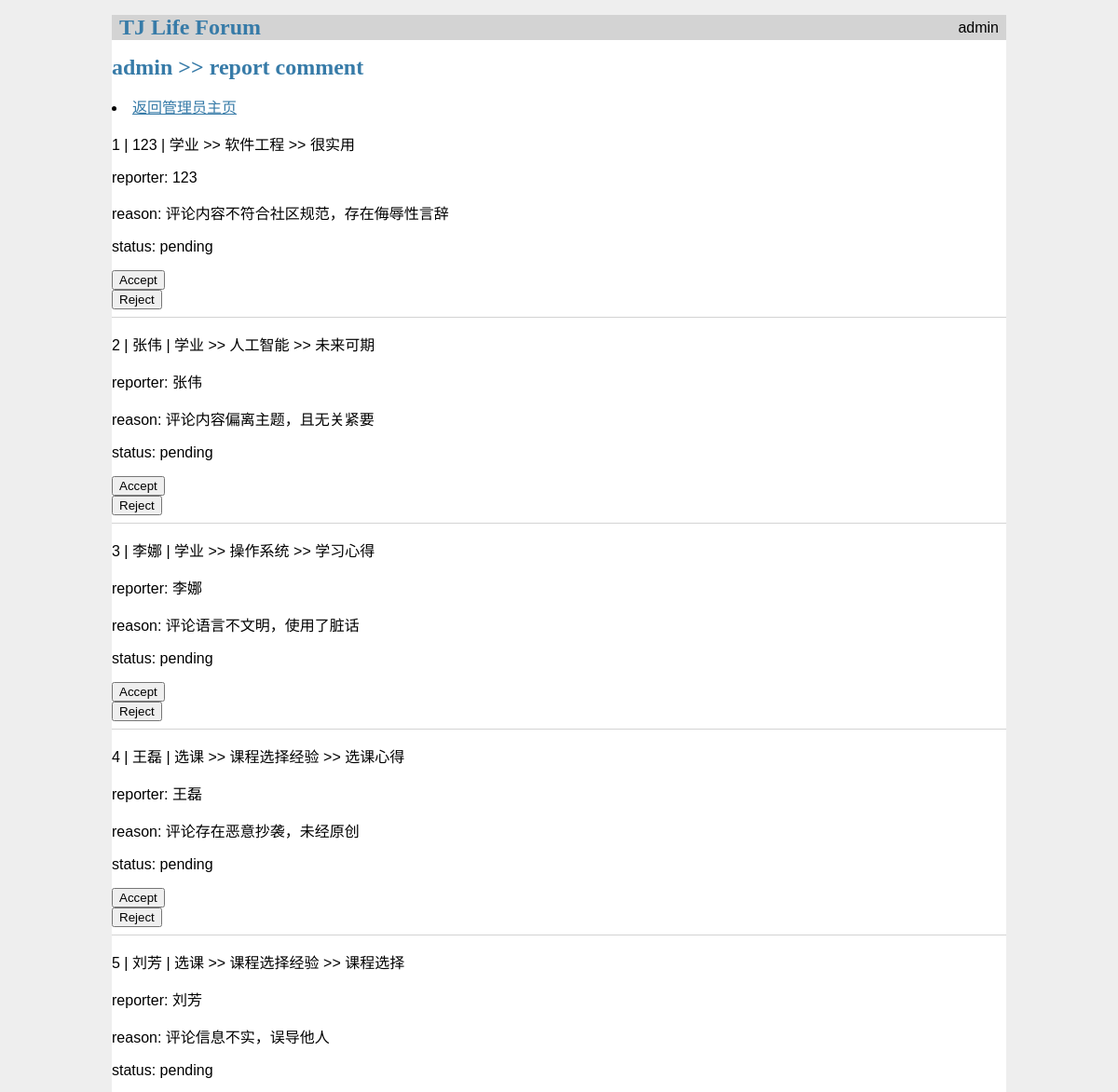
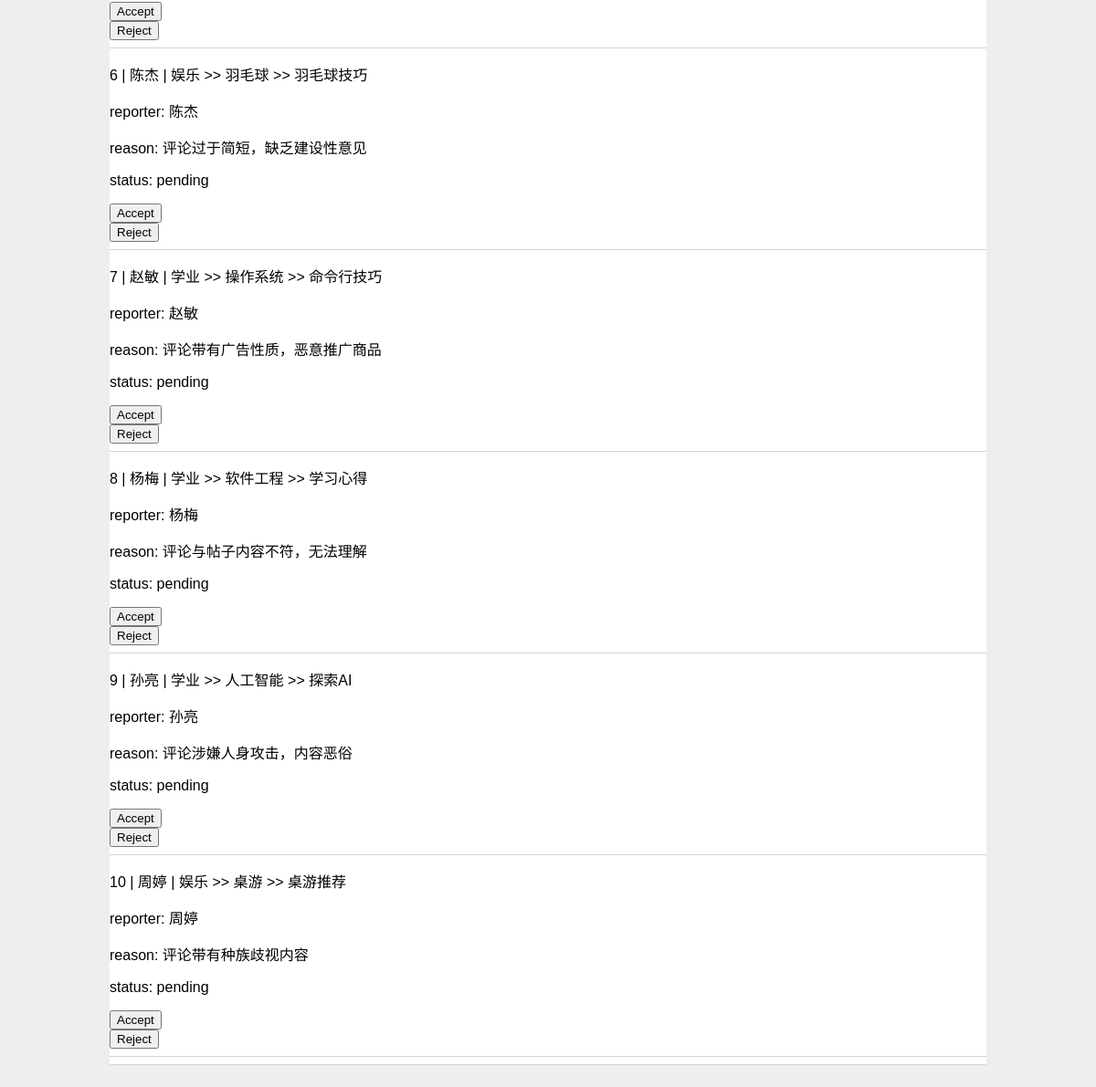
The page /admin/report_comment on the database its author committed (2 pictures, top to bottom).
### tables this page shows
CREATE TABLE report_comment(
    report_id INTEGER PRIMARY KEY AUTOINCREMENT ,
    user_id INTEGER NOT NULL ,
    comment_id INTEGER NOT NULL,
    reason TEXT NOT NULL,
    created TIMESTAMP NOT NULL DEFAULT CURRENT_TIMESTAMP,
    report_status INTEGER DEFAULT 0,       -- ENUM(0:pending, 1:accept, 2:reject, 3:error)
    FOREIGN KEY (user_id) REFERENCES user (id),
    FOREIGN KEY (comment_id) REFERENCES comment(comment_id)
);

CREATE TABLE user (
    id INTEGER PRIMARY KEY AUTOINCREMENT,
    username VARCHAR(50) UNIQUE NOT NULL,
    email VARCHAR(100) UNIQUE NOT NULL,
    password VARCHAR(50) NOT NULL,
    introduction TEXT DEFAULT '这个人很神秘~',
    user_status INTEGER DEFAULT 0,       -- ENUM(0:active, 1:inactive)
    is_verified INTEGER DEFAULT 0,
    avatar TEXT
);

CREATE TABLE forums (
    forum_id INTEGER PRIMARY KEY AUTOINCREMENT,
    forum_name VARCHAR(100) NOT NULL,
    description TEXT,
    created_at TIMESTAMP NOT NULL DEFAULT CURRENT_TIMESTAMP
);

CREATE TABLE topic (
    topic_id INTEGER PRIMARY KEY AUTOINCREMENT ,
    topic_name VARCHAR(100) NOT NULL ,
    forum_id INTEGER NOT NULL ,
    description TEXT,
    FOREIGN KEY (forum_id) REFERENCES forums(forum_id)
);

CREATE TABLE comment (
    comment_id INTEGER PRIMARY KEY AUTOINCREMENT,
    entry_id INTEGER NOT NULL,
    user_id INTEGER NOT NULL,
    rate INTEGER NOT NULL,
    title TEXT NOT NULL,
    body TEXT NOT NULL,
    comment_status INTEGER DEFAULT 0,   --ENUM(0:active, 1:inactive)
    created TIMESTAMP NOT NULL DEFAULT CURRENT_TIMESTAMP,
    FOREIGN KEY (entry_id) REFERENCES entry(entry_id),
    FOREIGN KEY (user_id) REFERENCES user (id)
);

### flaskr/admin.py (the view)
@bp.route('/report_comment', methods=['GET', 'POST'])
def report_comment():
    db = get_db()
    reports = db.execute(
        ' SELECT * '
        ' FROM report_comment r '
        ' JOIN user u ON u.id = r.user_id '
        ' JOIN comment c ON c.comment_id = r.comment_id '
        ' JOIN entry e ON e.entry_id = c.entry_id '
        ' JOIN topic t ON t.topic_id = e.topic_id '
        ' JOIN forums f ON f.forum_id = t.forum_id '
    ).fetchall()
    return render_template('admin/report_comment.html', reports=reports)

### flaskr/db.py (called while the page is built)
def get_db():
    if 'db' not in g:
        g.db = sqlite3.connect(
            current_app.config['DATABASE'],
            detect_types=sqlite3.PARSE_DECLTYPES
        )
        g.db.row_factory = sqlite3.Row  # 用于操作数据的列名称
    return g.db

### flaskr/templates/admin/report_comment.html (shortened to what this page needs)
{% extends 'base.html' %}
{% block header %}
<h1> admin >> report comment</h1>
{% endblock %}
{% block content %}
<li><a href="{{url_for('auth.admin_dashboard')}}">返回管理员主页</a></li>
{% for report in reports %}
<p>{{ report['report_id'] }} | {{ report['username'] }} | {{
    report['forum_name'] }}
    >> {{ report['topic_name'] }} >> {{ report['title'] }}</p>
<p>reporter: {{ report['username'] }}</p>
<p>reason: {{ report['reason'] }}</p>
<p>status:
    {% if report['report_status'] == 0 %}
    pending
    {% elif report['report_status'] == 1 %}
    accept
    {% elif report['report_status'] == 2 %}
    reject
    {% elif report['report_status'] == 3 %}
    error
    {% endif %}
</p>
<div>
    <form method="post"
        action="{{ url_for('admin.accept_comment', report_id=report['report_id']) }}">
        <button type="submit" >Accept</button>
    </form>
    <form method="post"
        action="{{ url_for('admin.reject_comment', report_id=report['report_id']) }}">
        <button type="submit" >Reject</button>
    </form>
</div>
<hr>
{% endfor %}
{% endblock %}

### flaskr/static/style.css (style rules this page uses)
h1 { font-family: serif; color: #377ba8; margin: 1rem 0; }
a { color: #377ba8; }
hr { border: none; border-top: 1px solid lightgray; }

### rows shown on the page
report_comment: report_id "1", username "123", forum_name "学业", topic_name "软件工程", title "很实用", reason "评论内容不符合社区规范，存在侮辱性言辞", report_status "pending"
report_comment: report_id "2", username "张伟", forum_name "学业", topic_name "人工智能", title "未来可期", reason "评论内容偏离主题，且无关紧要", report_status "pending"
report_comment: report_id "3", username "李娜", forum_name "学业", topic_name "操作系统", title "学习心得", reason "评论语言不文明，使用了脏话", report_status "pending"
report_comment: report_id "4", username "王磊", forum_name "选课", topic_name "课程选择经验", title "选课心得", reason "评论存在恶意抄袭，未经原创", report_status "pending"
report_comment: report_id "5", username "刘芳", forum_name "选课", topic_name "课程选择经验", title "课程选择", reason "评论信息不实，误导他人", report_status "pending"
report_comment: report_id "6", username "陈杰", forum_name "娱乐", topic_name "羽毛球", title "羽毛球技巧", reason "评论过于简短，缺乏建设性意见", report_status "pending"
report_comment: report_id "7", username "赵敏", forum_name "学业", topic_name "操作系统", title "命令行技巧", reason "评论带有广告性质，恶意推广商品", report_status "pending"
report_comment: report_id "8", username "杨梅", forum_name "学业", topic_name "软件工程", title "学习心得", reason "评论与帖子内容不符，无法理解", report_status "pending"
report_comment: report_id "9", username "孙亮", forum_name "学业", topic_name "人工智能", title "探索AI", reason "评论涉嫌人身攻击，内容恶俗", report_status "pending"
report_comment: report_id "10", username "周婷", forum_name "娱乐", topic_name "桌游", title "桌游推荐", reason "评论带有种族歧视内容", report_status "pending"
